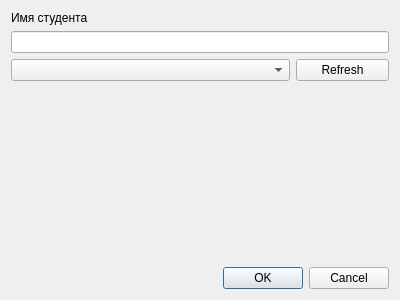
<?xml version="1.0" encoding="UTF-8"?>
<ui version="4.0">
 <class>SettingsDialog</class>
 <widget class="QDialog" name="SettingsDialog">
  <property name="geometry">
   <rect>
    <x>0</x>
    <y>0</y>
    <width>400</width>
    <height>300</height>
   </rect>
  </property>
  <property name="windowTitle">
   <string>Settings - RUZ</string>
  </property>
  <layout class="QVBoxLayout" name="verticalLayout">
   <item>
    <widget class="QLabel" name="label">
     <property name="text">
      <string>Имя студента</string>
     </property>
    </widget>
   </item>
   <item>
    <widget class="QLineEdit" name="lineEdit"/>
   </item>
   <item>
    <layout class="QHBoxLayout" name="horizontalLayout">
     <item>
      <widget class="QComboBox" name="comboBox">
       <property name="sizePolicy">
        <sizepolicy hsizetype="Expanding" vsizetype="Fixed">
         <horstretch>3</horstretch>
         <verstretch>0</verstretch>
        </sizepolicy>
       </property>
       <property name="minimumSize">
        <size>
         <width>196</width>
         <height>0</height>
        </size>
       </property>
      </widget>
     </item>
     <item>
      <widget class="QPushButton" name="refreshListButton">
       <property name="sizePolicy">
        <sizepolicy hsizetype="Minimum" vsizetype="Fixed">
         <horstretch>1</horstretch>
         <verstretch>0</verstretch>
        </sizepolicy>
       </property>
       <property name="text">
        <string>Refresh</string>
       </property>
      </widget>
     </item>
    </layout>
   </item>
   <item>
    <spacer name="verticalSpacer">
     <property name="orientation">
      <enum>Qt::Vertical</enum>
     </property>
     <property name="sizeHint" stdset="0">
      <size>
       <width>20</width>
       <height>40</height>
      </size>
     </property>
    </spacer>
   </item>
   <item>
    <widget class="QDialogButtonBox" name="buttonBox">
     <property name="orientation">
      <enum>Qt::Horizontal</enum>
     </property>
     <property name="standardButtons">
      <set>QDialogButtonBox::Cancel|QDialogButtonBox::Ok</set>
     </property>
    </widget>
   </item>
  </layout>
 </widget>
 <resources/>
 <connections>
  <connection>
   <sender>buttonBox</sender>
   <signal>rejected()</signal>
   <receiver>SettingsDialog</receiver>
   <slot>reject()</slot>
   <hints>
    <hint type="sourcelabel">
     <x>316</x>
     <y>260</y>
    </hint>
    <hint type="destinationlabel">
     <x>286</x>
     <y>274</y>
    </hint>
   </hints>
  </connection>
 </connections>
</ui>
